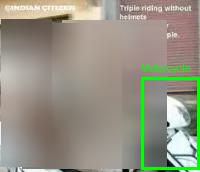
#> input picture backend/evidence/TV-20260620-205532-7174.jpg, 200 x 172 px; its folder holds only this picture in this run
$ python -i ocr.py   (imports and definitions only)
#> lines starting #> are read from the running program, lines starting #| are printed output that depends on the picture; after the words box and inside, x2 and y2 are one past the last pixel; in counts of white or black regions, pixels touching at a corner belong together
#> further down, picture is the input picture: shape (172, 200, 3); mean B, G, R 132.6, 148.2, 149.8
import easyocr
import re
import cv2
import numpy as np

reader = None  # Lazy load

# Flexible regex: 2 letters, 2 digits, then 1-3 letters/digits, then 4 digits
# Covers: KA05MX4421, HR26DQ5551, HR26D05551, MH12AB1234, etc.
PLATE_REGEX = r'([A-Z]{2}\d{2}[A-Z0-9]{1,3}\d{4})'
# BH series: 22BH1234AA
BH_REGEX = r'(\d{2}BH\d{4}[A-Z]{1,2})'

# Common OCR misreads to fix
OCR_FIXES = {
    'O': '0',  # Letter O -> digit 0 (only applied in digit positions)
    'I': '1',
    'S': '5',
    'Z': '2',
    'B': '8',
    'G': '6',
    'T': '7',
}


# [5 lines left out: function get_reader, not called in this run]


def preprocess_plate_image(img):
    """
    Preprocess image to dramatically improve OCR accuracy on license plates.
    Returns a list of preprocessed image variants to try.
    """
    variants = []

    # 1. Original grayscale
    gray = cv2.cvtColor(img, cv2.COLOR_BGR2GRAY)
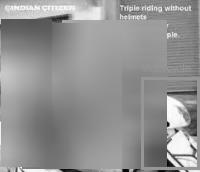
#> gray: shape (172, 200); min 1, max 254, mean 146.9

    # 2. High-contrast version using CLAHE
    clahe = cv2.createCLAHE(clipLimit=3.0, tileGridSize=(8, 8))
    enhanced = clahe.apply(gray)
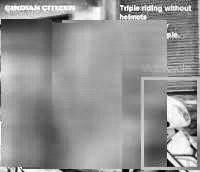
#> enhanced: shape (172, 200); min 2, max 255, mean 148.6
    variants.append(enhanced)

    # 3. Adaptive threshold (black text on white)
    thresh = cv2.adaptiveThreshold(
        enhanced, 255, cv2.ADAPTIVE_THRESH_GAUSSIAN_C,
        cv2.THRESH_BINARY, 11, 2
    )
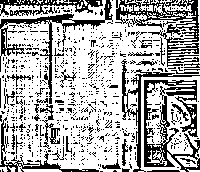
#> thresh: shape (172, 200); 68.2% white; black in thin lines or dots
    variants.append(thresh)

    # 4. Otsu threshold
    _, otsu = cv2.threshold(enhanced, 0, 255, cv2.THRESH_BINARY + cv2.THRESH_OTSU)
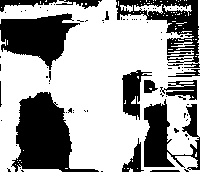
#> otsu: shape (172, 200); 63.6% white; 78 black regions (63 under 20 px), largest, box (x1, y1, x2, y2) and area: (11, 92, 99, 172) 3610, (0, 13, 80, 70) 2558, (116, 0, 200, 68) 2017
    variants.append(otsu)

    # 5. Inverted Otsu (white text on dark plate)
    variants.append(cv2.bitwise_not(otsu))

    # 6. Original color (as baseline)
    variants.append(img)

    return variants


# [140 lines left out: functions fix_ocr_misreads, try_extract_plate, extract_plate, not called in this run]

>>> import cv2
>>> picture = cv2.imread('../../evidence/TV-20260620-205532-7174.jpg')
>>> result = preprocess_plate_image(picture)
#> result = 5 items
